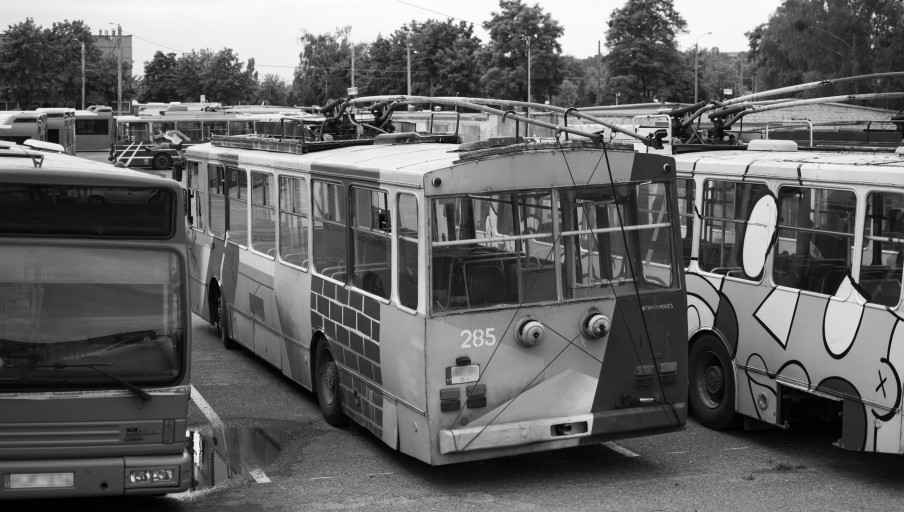
#> input picture Assignment-2/Input/TEST_IMG1.jpg, 904 x 512 px, given in place of test_img1.png, which was not available
$ python ColourEnhancement.py
#> lines starting #> are read from the running program, lines starting #| are printed output that depends on the picture; pictures that were not available may be replaced by others from this repository, and a replacement may not be noted
# Import the necessary libraries
import cv2
import matplotlib.pyplot as plt
import numpy as np

# Load the image
Lenna = cv2.imread('test_img1.png')
#> Lenna is the input picture: shape (512, 904, 3); mean B, G, R 102.4, 100.4, 99.4

# Plot the original image
plt.subplot(1, 2, 1)
plt.title("Original")
plt.imshow(Lenna)

# Convert the image from BGR to HSV color space
Lenna = cv2.cvtColor(Lenna, cv2.COLOR_RGB2HSV)
#> Lenna: shape (512, 904, 3); mean H, S, V 10, 14, 102.4

# Adjust the hue, saturation, and value of the image
# Adjusts the hue by multiplying it by 0.7
Lenna[:, :, 0] = Lenna[:, :, 0] * 0.7
#> Lenna: shape (512, 904, 3); mean H, S, V 7, 14, 102.4
# Adjusts the saturation by multiplying it by 1.5
Lenna[:, :, 1] = Lenna[:, :, 1] * 1.5
#> Lenna: shape (512, 904, 3); mean H, S, V 7, 19.4, 102.4
# Adjusts the value by multiplying it by 0.5
Lenna[:, :, 2] = Lenna[:, :, 2] * 0.5
#> Lenna: shape (512, 904, 3); mean H, S, V 7, 19.4, 51

# Convert the image back to BGR color space
Lenna2 = cv2.cvtColor(Lenna, cv2.COLOR_HSV2BGR)
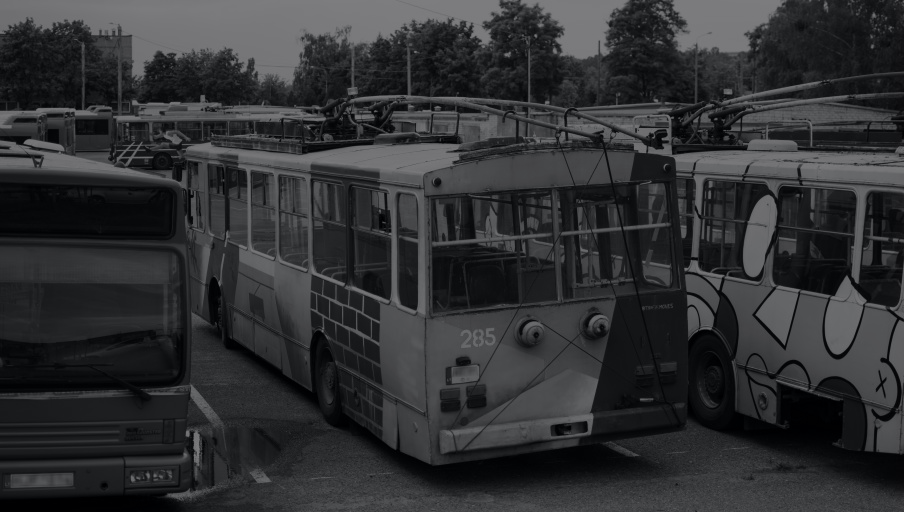
#> Lenna2: shape (512, 904, 3); mean R, G, B 48.1, 49, 51

# Save the image
cv2.imwrite('EnhancedColoured.jpg', Lenna2)

# Plot the enhanced image
plt.subplot(1, 2, 2)
plt.title("Enhanced Coloured")
plt.imshow(Lenna2)
plt.show()
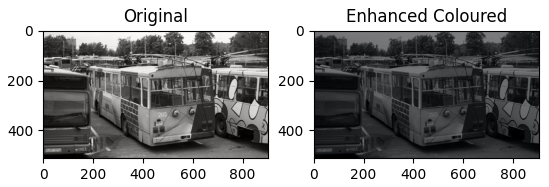
#> figure drawn by matplotlib, 2 panels; B, G, R data is drawn as R, G, B
